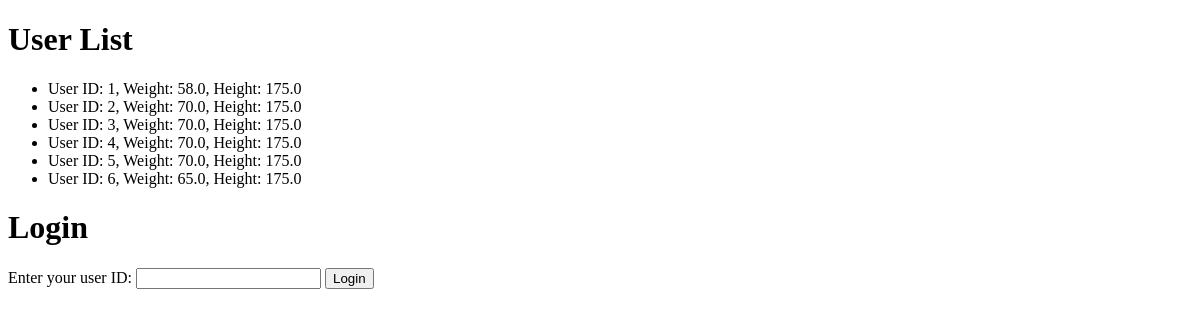
Before: / with the older database file.
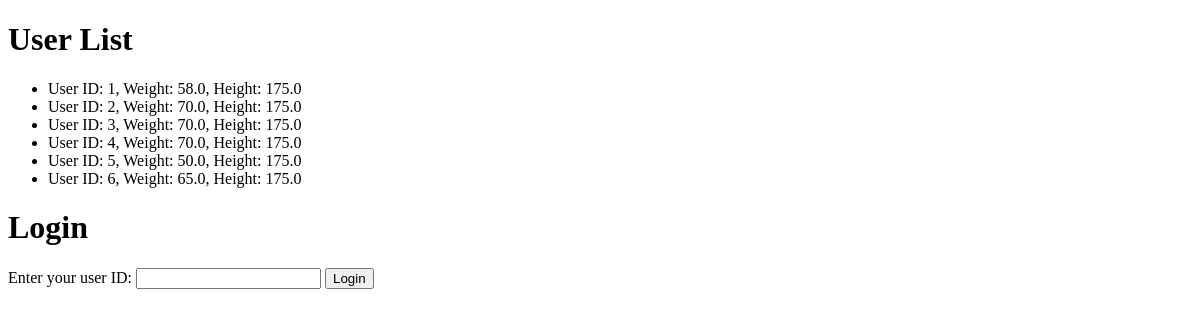
After: the same page with the newer database file.
### app.py (models this page shows)
class User(db.Model):
    id = db.Column(db.Integer, primary_key=True, autoincrement=True)
    weight = db.Column(db.Float, nullable=False)
    height = db.Column(db.Float, nullable=False)

### app.py (the view)
@app.route('/', methods=['GET', 'POST'])
def index():
    if request.method == 'POST':
        user_id = request.form['user_id']
        user = User.query.filter_by(id=user_id).first()
        if user is None:
            return redirect(url_for('register', user_id=user_id))
        return redirect(url_for('user_home', user_id=user_id))
    return render_template('login.html', User=User.query.all())

### templates/login.html (shortened to what this page needs)
<!DOCTYPE html>
<html lang="en">
<head>
</head>
<body>
    <h1>User List</h1>
    <ul>
        {% for item in User %}
            <li>User ID: {{ item.id }}, Weight: {{ item.weight }}, Height: {{ item.height }}</li>
        {% endfor %}
    </ul>
    <h1>Login</h1>
    <form method="post" action="/">
        <label for="user_id">Enter your user ID:</label>
        <input type="text" name="user_id" required>
        <button type="submit">Login</button>
    </form>
</body>
</html>

Changed rows visible on the page:
changed User id 5: weight "70.0" → "50.0"
